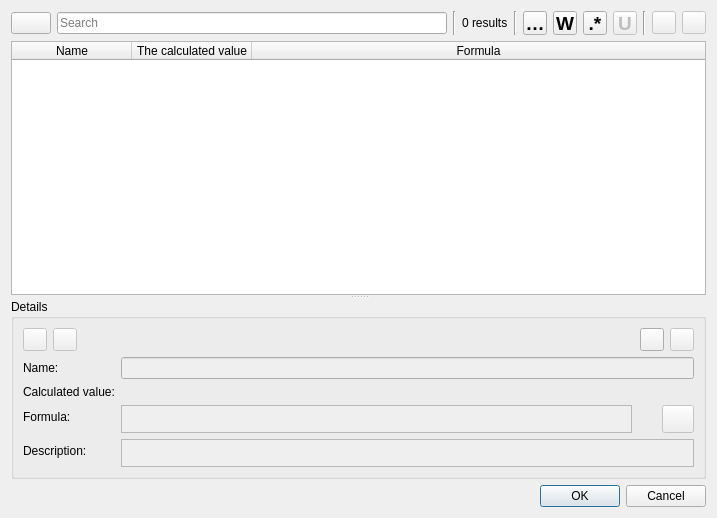
<?xml version="1.0" encoding="UTF-8"?>
<ui version="4.0">
 <class>DialogFinalMeasurements</class>
 <widget class="QDialog" name="DialogFinalMeasurements">
  <property name="geometry">
   <rect>
    <x>0</x>
    <y>0</y>
    <width>717</width>
    <height>518</height>
   </rect>
  </property>
  <property name="windowTitle">
   <string>Final measurements</string>
  </property>
  <property name="windowIcon">
   <iconset resource="../../../libs/vmisc/share/resources/icon.qrc">
    <normaloff>:/icon/64x64/icon64x64.png</normaloff>:/icon/64x64/icon64x64.png</iconset>
  </property>
  <layout class="QVBoxLayout" name="verticalLayout">
   <item>
    <layout class="QHBoxLayout" name="horizontalLayout_2">
     <item>
      <widget class="QPushButton" name="pushButtonSearch">
       <property name="sizePolicy">
        <sizepolicy hsizetype="Fixed" vsizetype="Fixed">
         <horstretch>0</horstretch>
         <verstretch>0</verstretch>
        </sizepolicy>
       </property>
       <property name="toolTip">
        <string>&lt;html&gt;&lt;head/&gt;&lt;body&gt;&lt;p&gt;Search history &lt;span style=&quot; color:#888a85;&quot;&gt;%1&lt;/span&gt;&lt;/p&gt;&lt;/body&gt;&lt;/html&gt;</string>
       </property>
       <property name="text">
        <string notr="true"/>
       </property>
       <property name="icon">
        <iconset theme="system-search"/>
       </property>
       <property name="shortcut">
        <string>Alt+Down</string>
       </property>
      </widget>
     </item>
     <item>
      <widget class="QLineEdit" name="lineEditFind">
       <property name="enabled">
        <bool>true</bool>
       </property>
       <property name="placeholderText">
        <string>Search</string>
       </property>
       <property name="clearButtonEnabled">
        <bool>true</bool>
       </property>
      </widget>
     </item>
     <item>
      <widget class="Line" name="line_3">
       <property name="orientation">
        <enum>Qt::Orientation::Vertical</enum>
       </property>
      </widget>
     </item>
     <item>
      <widget class="QLabel" name="labelResults">
       <property name="text">
        <string>0 results</string>
       </property>
      </widget>
     </item>
     <item>
      <widget class="Line" name="line_2">
       <property name="orientation">
        <enum>Qt::Orientation::Vertical</enum>
       </property>
      </widget>
     </item>
     <item>
      <widget class="QToolButton" name="toolButtonCaseSensitive">
       <property name="maximumSize">
        <size>
         <width>24</width>
         <height>24</height>
        </size>
       </property>
       <property name="font">
        <font>
         <pointsize>14</pointsize>
         <italic>false</italic>
         <bold>true</bold>
        </font>
       </property>
       <property name="toolTip">
        <string>&lt;html&gt;&lt;head/&gt;&lt;body&gt;&lt;p&gt;Match Case &lt;span style=&quot; color:#888a85;&quot;&gt;%1&lt;/span&gt;&lt;/p&gt;&lt;/body&gt;&lt;/html&gt;</string>
       </property>
       <property name="text">
        <string notr="true">Cc</string>
       </property>
       <property name="shortcut">
        <string notr="true">Alt+C</string>
       </property>
       <property name="checkable">
        <bool>true</bool>
       </property>
       <property name="checked">
        <bool>false</bool>
       </property>
      </widget>
     </item>
     <item>
      <widget class="QToolButton" name="toolButtonWholeWord">
       <property name="maximumSize">
        <size>
         <width>24</width>
         <height>24</height>
        </size>
       </property>
       <property name="font">
        <font>
         <pointsize>14</pointsize>
         <bold>true</bold>
        </font>
       </property>
       <property name="toolTip">
        <string>&lt;html&gt;&lt;head/&gt;&lt;body&gt;&lt;p&gt;Match words &lt;span style=&quot; color:#888a85;&quot;&gt;%1&lt;/span&gt;&lt;/p&gt;&lt;/body&gt;&lt;/html&gt;</string>
       </property>
       <property name="text">
        <string notr="true">W</string>
       </property>
       <property name="shortcut">
        <string notr="true">Alt+W</string>
       </property>
       <property name="checkable">
        <bool>true</bool>
       </property>
      </widget>
     </item>
     <item>
      <widget class="QToolButton" name="toolButtonRegexp">
       <property name="minimumSize">
        <size>
         <width>0</width>
         <height>0</height>
        </size>
       </property>
       <property name="maximumSize">
        <size>
         <width>24</width>
         <height>24</height>
        </size>
       </property>
       <property name="font">
        <font>
         <pointsize>14</pointsize>
         <bold>true</bold>
        </font>
       </property>
       <property name="toolTip">
        <string>&lt;html&gt;&lt;head/&gt;&lt;body&gt;&lt;p&gt;Match with regular expressions &lt;span style=&quot; color:#888a85;&quot;&gt;%1&lt;/span&gt;&lt;/p&gt;&lt;/body&gt;&lt;/html&gt;</string>
       </property>
       <property name="text">
        <string notr="true">.*</string>
       </property>
       <property name="shortcut">
        <string notr="true">Alt+X</string>
       </property>
       <property name="checkable">
        <bool>true</bool>
       </property>
      </widget>
     </item>
     <item>
      <widget class="QToolButton" name="toolButtonUseUnicodeProperties">
       <property name="enabled">
        <bool>false</bool>
       </property>
       <property name="maximumSize">
        <size>
         <width>24</width>
         <height>24</height>
        </size>
       </property>
       <property name="font">
        <font>
         <pointsize>14</pointsize>
         <bold>true</bold>
        </font>
       </property>
       <property name="toolTip">
        <string>&lt;html&gt;&lt;head/&gt;&lt;body&gt;&lt;p&gt;Use unicode properties &lt;span style=&quot; color:#888a85;&quot;&gt;%1&lt;/span&gt;&lt;/p&gt;&lt;p&gt;&lt;br/&gt;&lt;span style=&quot; color:#888a85;&quot;&gt;The meaning of the \w, \d, etc., character classes, as well as the meaning of their counterparts (\W, \D, etc.), is changed from matching ASCII characters only to matching any character with the corresponding Unicode property. For instance, \d is changed to match any character with the Unicode Nd (decimal digit) property; \w to match any character with either the Unicode L (letter) or N (digit) property, plus underscore, and so on. This option corresponds to the /u modifier in Perl regular expressions.&lt;/span&gt;&lt;/p&gt;&lt;/body&gt;&lt;/html&gt;</string>
       </property>
       <property name="text">
        <string notr="true">U</string>
       </property>
       <property name="shortcut">
        <string>Alt+U</string>
       </property>
       <property name="checkable">
        <bool>true</bool>
       </property>
      </widget>
     </item>
     <item>
      <widget class="Line" name="line">
       <property name="orientation">
        <enum>Qt::Orientation::Vertical</enum>
       </property>
      </widget>
     </item>
     <item>
      <widget class="QToolButton" name="toolButtonFindPrevious">
       <property name="enabled">
        <bool>false</bool>
       </property>
       <property name="toolTip">
        <string>&lt;html&gt;&lt;head/&gt;&lt;body&gt;&lt;p&gt;Find Previous &lt;span style=&quot; color:#888a85;&quot;&gt;%1&lt;/span&gt;&lt;/p&gt;&lt;/body&gt;&lt;/html&gt;</string>
       </property>
       <property name="text">
        <string notr="true"/>
       </property>
       <property name="icon">
        <iconset theme="go-up"/>
       </property>
       <property name="shortcut">
        <string>Shift+F3</string>
       </property>
      </widget>
     </item>
     <item>
      <widget class="QToolButton" name="toolButtonFindNext">
       <property name="enabled">
        <bool>false</bool>
       </property>
       <property name="toolTip">
        <string>&lt;html&gt;&lt;head/&gt;&lt;body&gt;&lt;p&gt;Find Next %1&lt;/p&gt;&lt;/body&gt;&lt;/html&gt;</string>
       </property>
       <property name="text">
        <string notr="true"/>
       </property>
       <property name="icon">
        <iconset theme="go-down"/>
       </property>
       <property name="shortcut">
        <string>F3</string>
       </property>
       <property name="autoExclusive">
        <bool>false</bool>
       </property>
      </widget>
     </item>
    </layout>
   </item>
   <item>
    <widget class="QSplitter" name="splitter">
     <property name="orientation">
      <enum>Qt::Orientation::Vertical</enum>
     </property>
     <widget class="QTableWidget" name="tableWidget">
      <property name="sizePolicy">
       <sizepolicy hsizetype="Expanding" vsizetype="Expanding">
        <horstretch>0</horstretch>
        <verstretch>8</verstretch>
       </sizepolicy>
      </property>
      <property name="minimumSize">
       <size>
        <width>0</width>
        <height>150</height>
       </size>
      </property>
      <property name="alternatingRowColors">
       <bool>true</bool>
      </property>
      <property name="selectionMode">
       <enum>QAbstractItemView::SelectionMode::SingleSelection</enum>
      </property>
      <property name="selectionBehavior">
       <enum>QAbstractItemView::SelectionBehavior::SelectRows</enum>
      </property>
      <property name="sortingEnabled">
       <bool>false</bool>
      </property>
      <property name="wordWrap">
       <bool>true</bool>
      </property>
      <attribute name="horizontalHeaderCascadingSectionResizes">
       <bool>false</bool>
      </attribute>
      <attribute name="horizontalHeaderMinimumSectionSize">
       <number>70</number>
      </attribute>
      <attribute name="horizontalHeaderDefaultSectionSize">
       <number>120</number>
      </attribute>
      <attribute name="horizontalHeaderShowSortIndicator" stdset="0">
       <bool>false</bool>
      </attribute>
      <attribute name="horizontalHeaderStretchLastSection">
       <bool>true</bool>
      </attribute>
      <attribute name="verticalHeaderVisible">
       <bool>false</bool>
      </attribute>
      <attribute name="verticalHeaderCascadingSectionResizes">
       <bool>false</bool>
      </attribute>
      <attribute name="verticalHeaderMinimumSectionSize">
       <number>8</number>
      </attribute>
      <attribute name="verticalHeaderDefaultSectionSize">
       <number>25</number>
      </attribute>
      <attribute name="verticalHeaderStretchLastSection">
       <bool>false</bool>
      </attribute>
      <column>
       <property name="text">
        <string>Name</string>
       </property>
      </column>
      <column>
       <property name="text">
        <string>The calculated value</string>
       </property>
      </column>
      <column>
       <property name="text">
        <string>Formula</string>
       </property>
      </column>
     </widget>
     <widget class="QGroupBox" name="groupBoxDetails">
      <property name="sizePolicy">
       <sizepolicy hsizetype="Preferred" vsizetype="Minimum">
        <horstretch>0</horstretch>
        <verstretch>4</verstretch>
       </sizepolicy>
      </property>
      <property name="toolTip">
       <string>Details</string>
      </property>
      <property name="title">
       <string>Details</string>
      </property>
      <layout class="QFormLayout" name="formLayout">
       <property name="fieldGrowthPolicy">
        <enum>QFormLayout::FieldGrowthPolicy::ExpandingFieldsGrow</enum>
       </property>
       <item row="0" column="1">
        <layout class="QHBoxLayout" name="horizontalLayout_3">
         <property name="spacing">
          <number>6</number>
         </property>
         <item>
          <spacer name="horizontalSpacer">
           <property name="orientation">
            <enum>Qt::Orientation::Horizontal</enum>
           </property>
           <property name="sizeHint" stdset="0">
            <size>
             <width>5000</width>
             <height>20</height>
            </size>
           </property>
          </spacer>
         </item>
         <item alignment="Qt::AlignmentFlag::AlignRight">
          <widget class="QToolButton" name="toolButtonAdd">
           <property name="sizePolicy">
            <sizepolicy hsizetype="Fixed" vsizetype="Fixed">
             <horstretch>0</horstretch>
             <verstretch>0</verstretch>
            </sizepolicy>
           </property>
           <property name="text">
            <string notr="true"/>
           </property>
           <property name="icon">
            <iconset theme="list-add"/>
           </property>
          </widget>
         </item>
         <item alignment="Qt::AlignmentFlag::AlignLeft">
          <widget class="QToolButton" name="toolButtonRemove">
           <property name="enabled">
            <bool>false</bool>
           </property>
           <property name="text">
            <string notr="true"/>
           </property>
           <property name="icon">
            <iconset theme="editdelete"/>
           </property>
          </widget>
         </item>
        </layout>
       </item>
       <item row="2" column="0">
        <widget class="QLabel" name="label">
         <property name="text">
          <string>Name:</string>
         </property>
        </widget>
       </item>
       <item row="2" column="1">
        <widget class="QLineEdit" name="lineEditName">
         <property name="enabled">
          <bool>false</bool>
         </property>
        </widget>
       </item>
       <item row="4" column="0">
        <widget class="QLabel" name="labelCalculated">
         <property name="text">
          <string>Calculated value:</string>
         </property>
        </widget>
       </item>
       <item row="4" column="1">
        <widget class="QLabel" name="labelCalculatedValue">
         <property name="text">
          <string notr="true"/>
         </property>
        </widget>
       </item>
       <item row="5" column="0">
        <widget class="QLabel" name="labelFormula">
         <property name="text">
          <string>Formula:</string>
         </property>
        </widget>
       </item>
       <item row="5" column="1">
        <layout class="QHBoxLayout" name="horizontalLayoutValue">
         <item>
          <widget class="VPlainTextEdit" name="plainTextEditFormula">
           <property name="enabled">
            <bool>false</bool>
           </property>
           <property name="sizePolicy">
            <sizepolicy hsizetype="Expanding" vsizetype="Expanding">
             <horstretch>0</horstretch>
             <verstretch>0</verstretch>
            </sizepolicy>
           </property>
           <property name="maximumSize">
            <size>
             <width>16777215</width>
             <height>28</height>
            </size>
           </property>
           <property name="toolTip">
            <string>Calculation</string>
           </property>
           <property name="tabChangesFocus">
            <bool>true</bool>
           </property>
          </widget>
         </item>
         <item>
          <widget class="QPushButton" name="pushButtonGrow">
           <property name="enabled">
            <bool>false</bool>
           </property>
           <property name="maximumSize">
            <size>
             <width>18</width>
             <height>18</height>
            </size>
           </property>
           <property name="sizeIncrement">
            <size>
             <width>0</width>
             <height>0</height>
            </size>
           </property>
           <property name="focusPolicy">
            <enum>Qt::FocusPolicy::StrongFocus</enum>
           </property>
           <property name="toolTip">
            <string>&lt;html&gt;&lt;head/&gt;&lt;body&gt;&lt;p&gt;Show full calculation in message box&lt;/p&gt;&lt;/body&gt;&lt;/html&gt;</string>
           </property>
           <property name="text">
            <string notr="true"/>
           </property>
           <property name="icon">
            <iconset theme="go-down">
             <normaloff>../../../libs/vtools/dialogs/support</normaloff>../../../libs/vtools/dialogs/support</iconset>
           </property>
           <property name="iconSize">
            <size>
             <width>16</width>
             <height>16</height>
            </size>
           </property>
           <property name="autoDefault">
            <bool>false</bool>
           </property>
           <property name="flat">
            <bool>true</bool>
           </property>
          </widget>
         </item>
         <item>
          <widget class="QToolButton" name="toolButtonExpr">
           <property name="enabled">
            <bool>false</bool>
           </property>
           <property name="minimumSize">
            <size>
             <width>24</width>
             <height>24</height>
            </size>
           </property>
           <property name="toolTip">
            <string>Formula wizard</string>
           </property>
           <property name="text">
            <string notr="true"/>
           </property>
           <property name="icon">
            <iconset resource="../../../libs/vmisc/share/resources/icon.qrc">
             <normaloff>:/icon/light/24x24/fx.png</normaloff>:/icon/light/24x24/fx.png</iconset>
           </property>
           <property name="iconSize">
            <size>
             <width>24</width>
             <height>24</height>
            </size>
           </property>
          </widget>
         </item>
        </layout>
       </item>
       <item row="7" column="0">
        <widget class="QLabel" name="label_7">
         <property name="text">
          <string>Description:</string>
         </property>
        </widget>
       </item>
       <item row="7" column="1">
        <widget class="VPlainTextEdit" name="plainTextEditDescription">
         <property name="enabled">
          <bool>false</bool>
         </property>
         <property name="sizePolicy">
          <sizepolicy hsizetype="Expanding" vsizetype="Ignored">
           <horstretch>0</horstretch>
           <verstretch>1</verstretch>
          </sizepolicy>
         </property>
         <property name="minimumSize">
          <size>
           <width>0</width>
           <height>28</height>
          </size>
         </property>
        </widget>
       </item>
       <item row="0" column="0">
        <layout class="QHBoxLayout" name="horizontalLayout">
         <item alignment="Qt::AlignmentFlag::AlignLeft">
          <widget class="QToolButton" name="toolButtonUp">
           <property name="enabled">
            <bool>false</bool>
           </property>
           <property name="toolTip">
            <string>Move measurement up</string>
           </property>
           <property name="text">
            <string notr="true"/>
           </property>
           <property name="icon">
            <iconset theme="go-up">
             <normaloff>../../tape</normaloff>../../tape</iconset>
           </property>
          </widget>
         </item>
         <item alignment="Qt::AlignmentFlag::AlignLeft">
          <widget class="QToolButton" name="toolButtonDown">
           <property name="enabled">
            <bool>false</bool>
           </property>
           <property name="toolTip">
            <string>Move measurement down</string>
           </property>
           <property name="text">
            <string notr="true"/>
           </property>
           <property name="icon">
            <iconset theme="go-down">
             <normaloff>../../tape</normaloff>../../tape</iconset>
           </property>
          </widget>
         </item>
         <item>
          <spacer name="horizontalSpacer_2">
           <property name="orientation">
            <enum>Qt::Orientation::Horizontal</enum>
           </property>
           <property name="sizeHint" stdset="0">
            <size>
             <width>5000</width>
             <height>20</height>
            </size>
           </property>
          </spacer>
         </item>
        </layout>
       </item>
      </layout>
     </widget>
    </widget>
   </item>
   <item>
    <widget class="QDialogButtonBox" name="buttonBox">
     <property name="orientation">
      <enum>Qt::Orientation::Horizontal</enum>
     </property>
     <property name="standardButtons">
      <set>QDialogButtonBox::StandardButton::Cancel|QDialogButtonBox::StandardButton::Ok</set>
     </property>
    </widget>
   </item>
  </layout>
 </widget>
 <customwidgets>
  <customwidget>
   <class>VPlainTextEdit</class>
   <extends>QPlainTextEdit</extends>
   <header>../vwidgets/vplaintextedit.h</header>
  </customwidget>
 </customwidgets>
 <resources>
  <include location="../../../libs/vmisc/share/resources/icon.qrc"/>
 </resources>
 <connections>
  <connection>
   <sender>buttonBox</sender>
   <signal>accepted()</signal>
   <receiver>DialogFinalMeasurements</receiver>
   <slot>accept()</slot>
   <hints>
    <hint type="sourcelabel">
     <x>227</x>
     <y>523</y>
    </hint>
    <hint type="destinationlabel">
     <x>157</x>
     <y>274</y>
    </hint>
   </hints>
  </connection>
  <connection>
   <sender>buttonBox</sender>
   <signal>rejected()</signal>
   <receiver>DialogFinalMeasurements</receiver>
   <slot>reject()</slot>
   <hints>
    <hint type="sourcelabel">
     <x>295</x>
     <y>529</y>
    </hint>
    <hint type="destinationlabel">
     <x>286</x>
     <y>274</y>
    </hint>
   </hints>
  </connection>
 </connections>
</ui>
